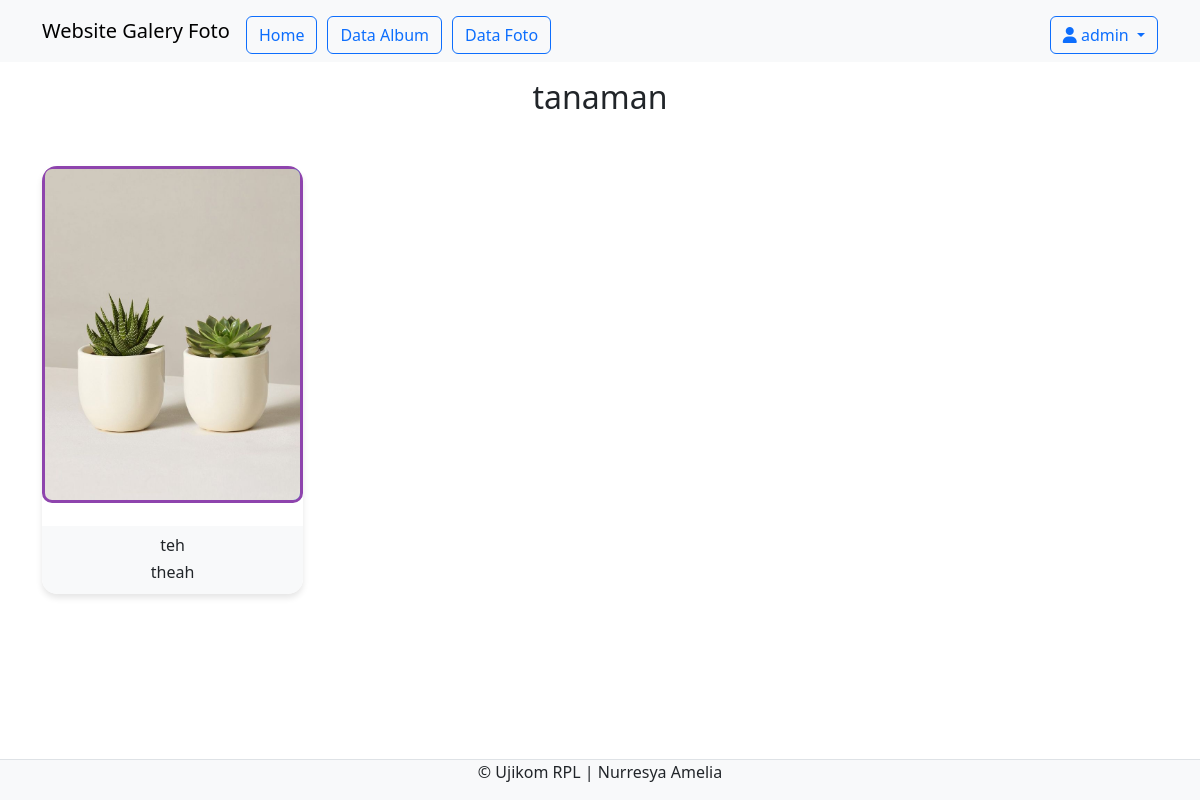
/Admin/detailalbum.php?AlbumID=44 (signed in), run on the app's committed database.
### tables this page shows
CREATE TABLE `user` (
  `userID` int(11) NOT NULL,
  `Username` varchar(255) NOT NULL,
  `Password` varchar(255) NOT NULL,
  `Email` varchar(255) NOT NULL,
  `NamaLengkap` varchar(255) NOT NULL,
  `Alamat` text NOT NULL,
  `Role` varchar(255) NOT NULL DEFAULT 'user'
);

CREATE TABLE `album` (
  `AlbumID` int(11) NOT NULL,
  `NamaAlbum` varchar(255) NOT NULL,
  `Deskripsi` text NOT NULL,
  `TanggalDibuat` date NOT NULL,
  `userID` int(11) NOT NULL
);

CREATE TABLE `foto` (
  `fotoid` int(11) NOT NULL,
  `judulfoto` varchar(255) NOT NULL,
  `deskripsifoto` text NOT NULL,
  `tanggalunggah` date NOT NULL,
  `lokasifile` varchar(255) NOT NULL,
  `AlbumID` int(11) NOT NULL,
  `userID` int(11) NOT NULL
);

### Admin/detailalbum.php (the view, shortened to what this page needs)
<?php
$userID = $_SESSION['userID'];
include_once("../config/koneksi.php");
$username = "Username";
$query_user = mysqli_query($koneksi, "SELECT NamaLengkap FROM user WHERE userID = '$userID'");
$data_user = mysqli_fetch_array($query_user);
if ($data_user) {
  $username = $data_user['NamaLengkap'];
}
if (isset($_GET['AlbumID'])) {
    $AlbumID = $_GET['AlbumID'];
    $query_album = mysqli_query($koneksi, "SELECT * FROM album WHERE AlbumID='$AlbumID'");
    $data_album = mysqli_fetch_assoc($query_album);
?>
<!DOCTYPE html>
<html lang="en">
<head>
    <link rel="stylesheet" type="text/css" href="../assets/css/bootstrap.min.css">
    <link rel="stylesheet" href="https://cdnjs.cloudflare.com/ajax/libs/font-awesome/6.5.1/css/all.min.css" />
</head>
<body>
<nav class="navbar navbar-expand-lg bg-body-tertiary">
  <div class="container">
    <a class="navbar-brand" href="index.php">Website Galery Foto</a>
    <div class="collapse navbar-collapse mt-2" id="navbarNavAltMarkup">
      <div class="navbar-nav me-auto">
        <a href="home.php" class="btn btn-outline-primary">Home</a>
        <a href="album.php" class="btn btn-outline-primary">Data Album</a>
        <a href="foto.php" class="btn btn-outline-primary">Data Foto</a>
      </div>
      <div class="navbar-nav ms-auto">
 <div class="dropdown">
    <button class="btn btn-outline-primary dropdown-toggle" type="button" id="dropdownMenuButton" data-bs-toggle="dropdown" aria-expanded="false">
        <i class="fas fa-user"></i> <?php echo $username; ?>
    </button>
</div
      </div>
    </div>
  </div>
</nav>
    <div class="container mt-3">
        <center><h2 style="margin-bottom: 50px;"><?php echo $data_album['NamaAlbum']; ?></h2></center>
        <?php
        $query_foto = mysqli_query($koneksi, "SELECT * FROM foto WHERE AlbumID='$AlbumID'");
        $num_rows = mysqli_num_rows($query_foto);
        if ($num_rows > 0) {
        ?>
            <div class="row">
                <?php
                while ($row_foto = mysqli_fetch_assoc($query_foto)) {
                ?>
                    <div class="col-md-3">
                        <div class="card mb-4">
                            <img src="../assets/img/<?php echo $row_foto['lokasifile']; ?>" class="card-img-top" alt="Foto Album">
                            <div class="card-body card-content">
                                <h4 class="card-title"><?php echo $row_foto['judulfoto']; ?></h4>
                                <p class="card-text"><?php echo $row_foto['deskripsifoto']; ?></p>
                            </div>
                        </div>
                    </div>
                <?php
                }
                ?>
            </div>
        <?php
        } else {
            echo "<p>Tidak ada file.</p>";
        }
        ?>
    </div>
    <footer class="d-flex justify-content-center border-top mt-3 bg-light fixed-bottom">
        <p>&copy; Ujikom RPL | Nurresya Amelia</p>
    </footer>
</body>
</html>
<?php
} else {
    header("Location: album.php");
    exit();
}
?>

### Admin/detailalbum.php (style rules this page uses)
.card-img-top { max-width: 100%; height: auto; border: 3px solid #8e44ad; border-radius: 10px; background: linear-gradient(to right, #8e44ad, #3498db); transition: transform 0.3s ease; }
.card { border: none; border-radius: 15px; box-shadow: 0 4px 6px rgba(0, 0, 0, 0.1); overflow: hidden; }
.card-body { background-color: #f8f9fa; border-radius: 0 0 15px 15px; }
.card-title, .card-text { font-size: 16px; margin-bottom: 5px; text-align: center; }
.card-content { padding: 10px; margin-top: 10px; }
.card-content { margin-top: 23px; }

### data on the page
user: NamaLengkap "admin"
album: NamaAlbum "tanaman"
foto: lokasifile (picture), judulfoto "teh", deskripsifoto "theah"
